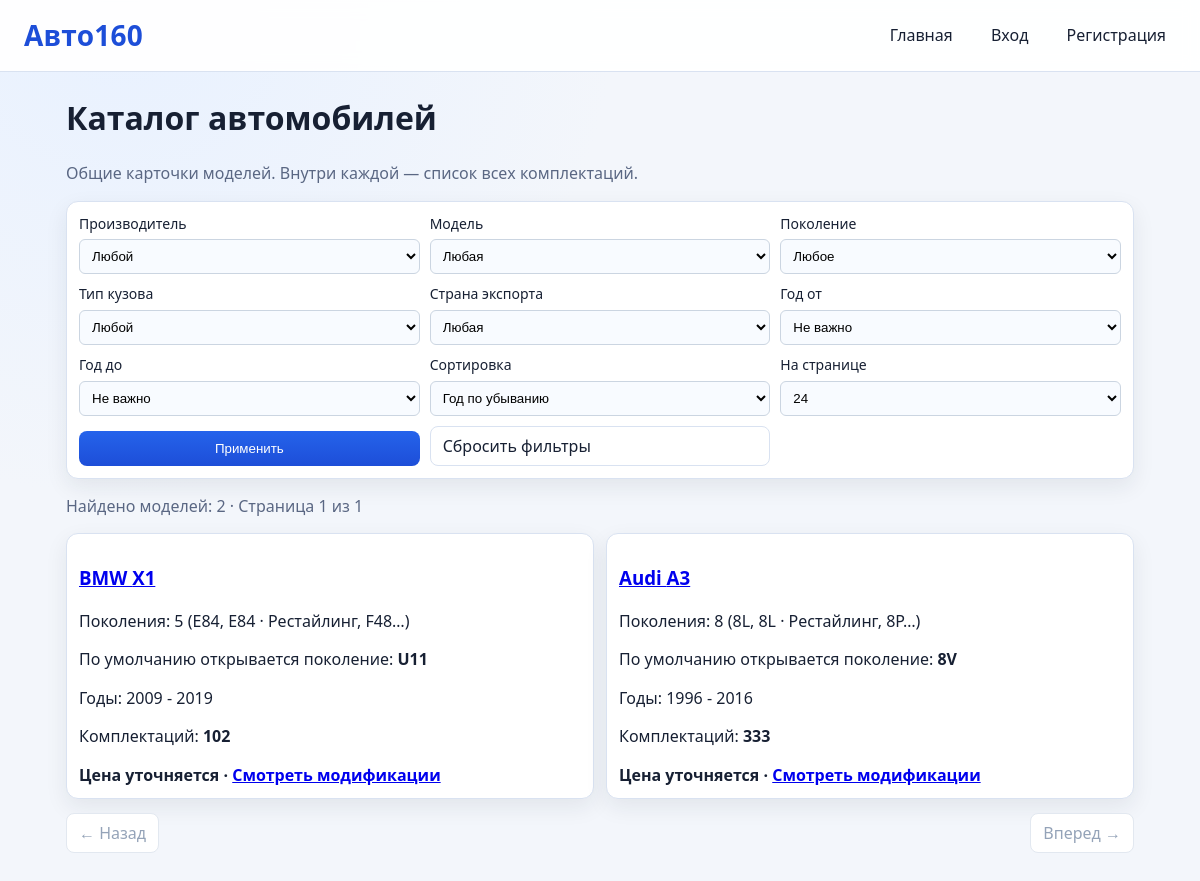
/catalog, run on the app's committed database.
### app/models.py (models this page shows)
class CatalogItem(Base):
    __tablename__ = "catalog_items"
    id: Mapped[int] = mapped_column(Integer, primary_key=True, index=True)
    make: Mapped[str] = mapped_column(String(80), index=True)
    model: Mapped[str] = mapped_column(String(120), index=True)
    generation: Mapped[str | None] = mapped_column(String(120), nullable=True)
    year_from: Mapped[int | None] = mapped_column(Integer, nullable=True, index=True)
    year_to: Mapped[int | None] = mapped_column(Integer, nullable=True, index=True)
    min_price_rub: Mapped[float | None] = mapped_column(Numeric(12, 2), nullable=True, index=True)
    body_type: Mapped[str | None] = mapped_column(String(60), nullable=True, index=True)
    export_country: Mapped[str | None] = mapped_column(String(80), nullable=True, index=True)
    steering_wheel: Mapped[str | None] = mapped_column(String(30), nullable=True)
    fuel_type: Mapped[str | None] = mapped_column(String(30), nullable=True, index=True)
    engine_power_hp: Mapped[int | None] = mapped_column(Integer, nullable=True)
    engine_volume_l: Mapped[float | None] = mapped_column(Numeric(4, 1), nullable=True)
    drivetrain: Mapped[str | None] = mapped_column(String(30), nullable=True)
    transmission: Mapped[str | None] = mapped_column(String(30), nullable=True)
    source_site: Mapped[str | None] = mapped_column(String(40), nullable=True, index=True)
    source_url: Mapped[str | None] = mapped_column(String(500), nullable=True)
    source_external_id: Mapped[str | None] = mapped_column(String(120), nullable=True, index=True)
    raw_specs: Mapped[dict | None] = mapped_column(JSON, nullable=True)
    created_at: Mapped[datetime] = mapped_column(DateTime, default=datetime.utcnow, index=True)
    photos: Mapped[list["CatalogItemPhoto"]] = relationship(back_populates="catalog_item", cascade="all, delete-orphan")

### app/routers/pages.py (the view)
@router.get("/catalog")
def catalog(
    request: Request,
    make: str | None = Query(default=None),
    model: str | None = Query(default=None),
    generation: str | None = Query(default=None),
    body_type: str | None = Query(default=None),
    export_country: str | None = Query(default=None),
    year_from: str | None = Query(default=None),
    year_to: str | None = Query(default=None),
    sort: str = Query(default="year_desc"),
    page: int = Query(default=1, ge=1),
    page_size: int = Query(default=24, ge=1, le=50),
    db: Session = Depends(get_db),
):
    current_user = _resolve_user_from_request(request, db)
    query = db.query(CatalogItem)
    parsed_year_from = _parse_optional_year(year_from)
    parsed_year_to = _parse_optional_year(year_to)
    query = _apply_catalog_item_filters(
        query=query,
        make=make,
        model=model,
        generation=generation,
        body_type=body_type,
        export_country=export_country,
        fuel_type=None,
        transmission=None,
        parsed_year_from=parsed_year_from,
        parsed_year_to=parsed_year_to,
    )
    rows = query.all()
    grouped: dict[tuple, dict] = {}
    for item in rows:
        canonical_model = _canonical_model_name(item.model)
        key = (
            item.make or "",
            canonical_model or "",
        )
        if key not in grouped:
            grouped[key] = {
                "make": item.make,
                "model": canonical_model or item.model,
                "generation": item.generation,
                "year_from": item.year_from,
                "year_to": item.year_to,
                "body_type": item.body_type,
                "export_country": item.export_country,
                "min_price_rub": item.min_price_rub,
                "count": 0,
                "first_id": item.id,
                "generations": set([item.generation]) if item.generation else set(),
                "generation_count": 0,
                "generation_year_from_map": {},
            }
        grouped[key]["count"] += 1
        if item.generation:
            grouped[key]["generations"].add(item.generation)
            current_year = grouped[key]["generation_year_from_map"].get(item.generation)
            if current_year is None or (item.year_from is not None and item.year_from > current_year):
                grouped[key]["generation_year_from_map"][item.generation] = item.year_from
        grouped[key]["generation_count"] = len(grouped[key]["generations"])
        if grouped[key]["year_from"] is None or (item.year_from is not None and item.year_from < grouped[key]["year_from"]):
            grouped[key]["year_from"] = item.year_from
        if grouped[key]["year_to"] is None or (item.year_to is not None and item.year_to > grouped[key]["year_to"]):
            grouped[key]["year_to"] = item.year_to
        if item.min_price_rub is not None:
            current = grouped[key]["min_price_rub"]
            if current is None or item.min_price_rub < current:
                grouped[key]["min_price_rub"] = item.min_price_rub
    groups = list(grouped.values())
    for group in groups:
        group["generation_list"] = sorted(group["generations"])
        generation_years = group.get("generation_year_from_map", {})
        group["default_generation"] = None
        if generation_years:
            group["default_generation"] = max(
                generation_years.keys(), key=lambda gen: (generation_years.get(gen) or 0, gen)
            )
        if group["generation_count"] == 1 and group["generation_list"]:
            group["generation"] = group["generation_list"][0]
        elif group["generation_count"] > 1:
            group["generation"] = ", ".join(group["generation_list"][:3])
            if group["generation_count"] > 3:
                group["generation"] += "…"
        else:
            group["generation"] = None
    if sort == "year_asc":
        groups.sort(key=lambda g: (g["year_from"] or 0, g["make"] or "", g["model"] or ""))
    elif sort == "year_desc":
        groups.sort(key=lambda g: (g["year_from"] or 0, g["make"] or "", g["model"] or ""), reverse=True)
    else:
        groups.sort(key=lambda g: (g["make"] or "", g["model"] or "", g["generation"] or ""))
    total = len(groups)
    offset = (page - 1) * page_size
    paged_groups = groups[offset : offset + page_size]
    for g in paged_groups:
        params = {
            "make": g["make"],
            "model": g["model"],
            "generation": g["default_generation"] or None,
        }
        g["mods_url"] = "/catalog/modifications?" + urlencode({k: v for k, v in params.items() if v not in (None, "")})
    context = _template_context(request, current_user)
    context["groups"] = paged_groups
    context["cover_urls"] = _build_cover_url_map([item["first_id"] for item in paged_groups], db)
    context["filters"] = {
        "make": make or "",
        "model": model or "",
        "generation": generation or "",
        "body_type": body_type or "",
        "export_country": export_country or "",
        "year_from": parsed_year_from if parsed_year_from is not None else "",
        "year_to": parsed_year_to if parsed_year_to is not None else "",
        "sort": sort,
    }
    context["options"] = {
        "make": _distinct_values(db, CatalogItem.make),
        "model": _distinct_canonical_models(db),
        "generation": _distinct_values(db, CatalogItem.generation),
        "body_type": _distinct_values(db, CatalogItem.body_type),
        "export_country": _distinct_values(db, CatalogItem.export_country),
        "fuel_type": _distinct_values(db, CatalogItem.fuel_type),
        "transmission": _distinct_values(db, CatalogItem.transmission),
        "years": _year_options(db),
    }
    context["make_model_map"] = _make_model_map(db)
    context["page"] = page
    context["page_size"] = page_size
    context["total"] = total
    context["total_pages"] = max(1, (total + page_size - 1) // page_size)
    context["has_prev"] = page > 1
    context["has_next"] = offset + len(paged_groups) < total
    query_params = {
        "make": make or None,
        "model": model or None,
        "generation": generation or None,
        "body_type": body_type or None,
        "export_country": export_country or None,
        "year_from": parsed_year_from,
        "year_to": parsed_year_to,
        "sort": sort if sort else None,
        "page_size": page_size,
    }
    def build_page_url(page_num: int) -> str:
        params = {k: v for k, v in query_params.items() if v is not None and v != ""}
        params["page"] = page_num
        return "/catalog?" + urlencode(params)
    context["prev_url"] = build_page_url(page - 1) if context["has_prev"] else None
    context["next_url"] = build_page_url(page + 1) if context["has_next"] else None
    return templates.TemplateResponse(request, "catalog.html", context)

### app/templates/catalog.html (shortened to what this page needs)
{% extends "base.html" %}
{% block content %}
<h1>Каталог автомобилей</h1>
<p class="hint">
  Общие карточки моделей. Внутри каждой — список всех комплектаций.
</p>
<form class="filters" method="get" action="/catalog">
  <label>
    Производитель
    <select id="make_select" name="make">
      <option value="" {% if filters.make == "" %}selected{% endif %}>Любой</option>
    </select>
  </label>
  <label>
    Модель
    <select id="model_select" name="model">
      <option value="" {% if filters.model == "" %}selected{% endif %}>Любая</option>
    </select>
  </label>
  <label>
    Поколение
    <select name="generation">
      <option value="" {% if filters.generation == "" %}selected{% endif %}>Любое</option>
    </select>
  </label>
  <label>
    Тип кузова
    <select name="body_type">
      <option value="" {% if filters.body_type == "" %}selected{% endif %}>Любой</option>
    </select>
  </label>
  <label>
    Страна экспорта
    <select name="export_country">
      <option value="" {% if filters.export_country == "" %}selected{% endif %}>Любая</option>
    </select>
  </label>
  <label>
    Год от
    <select name="year_from">
      <option value="" {% if filters.year_from == "" %}selected{% endif %}>Не важно</option>
    </select>
  </label>
  <label>
    Год до
    <select name="year_to">
      <option value="" {% if filters.year_to == "" %}selected{% endif %}>Не важно</option>
    </select>
  </label>
  <label>
    Сортировка
    <select name="sort">
      <option value="year_desc" {% if filters.sort == "year_desc" %}selected{% endif %}>Год по убыванию</option>
    </select>
  </label>
  <label>
    На странице
    <select name="page_size">
      <option value="24" {% if page_size == 24 %}selected{% endif %}>24</option>
    </select>
  </label>
  <button type="submit">Применить</button>
  <a class="page-link" href="/catalog">Сбросить фильтры</a>
</form>
<p class="hint">Найдено моделей: {{ total }} · Страница {{ page }} из {{ total_pages }}</p>
{% if groups %}
  <div class="catalog">
    {% for item in groups %}
      <article class="listing-card">
        <h3><a href="{{ item.mods_url }}">{{ item.make }} {{ item.model }}</a></h3>
        <p>Поколения: {{ item.generation_count }}{% if item.generation %} ({{ item.generation }}){% endif %}</p>
        {% if item.default_generation %}
          <p>По умолчанию открывается поколение: <strong>{{ item.default_generation }}</strong></p>
        {% endif %}
        <p>Годы: {{ item.year_from or "?" }} - {{ item.year_to or "?" }}</p>
        <p>Комплектаций: <strong>{{ item.count }}</strong></p>
        <strong>
          {% if item.min_price_rub %}
            от {{ item.min_price_rub }} ₽
          {% else %}
            Цена уточняется
          {% endif %} ·
          <a href="{{ item.mods_url }}">Смотреть модификации</a>
        </strong>
      </article>
    {% endfor %}
  </div>
{% else %}
  <p>В каталоге нет подходящих групп модификаций.</p>
{% endif %}
<div class="pager">
  {% if has_prev %}
    <a class="page-link" href="{{ prev_url }}">← Назад</a>
  {% else %}
    <span class="page-link disabled">← Назад</span>
  {% endif %}
  {% if has_next %}
    <a class="page-link" href="{{ next_url }}">Вперед →</a>
  {% else %}
    <span class="page-link disabled">Вперед →</span>
  {% endif %}
</div>
{% endblock %}

### app/static/styles.css (style rules this page uses)
* { box-sizing: border-box; }
:root { --bg: #f3f6fb; --surface: #ffffff; --surface-soft: #f8fbff; --text: #172033; --muted: #5a6783; --border: #d9e2f1; --primary: #2563eb; --primary-dark: #1d4ed8; --accent: #0ea5e9; --danger: #b91c1c; --shadow: 0 8px 22px rgba(31, 41, 55, 0.08); }
body { margin: 0; font-family: "Segoe UI", Arial, sans-serif; background: radial-gradient(circle at 10% 0%, #e8f1ff 0%, var(--bg) 35%, var(--bg) 100%); color: var(--text); line-height: 1.4; }
.catalog { display: grid; grid-template-columns: repeat(2, minmax(0, 1fr)); gap: 12px; }
.filters { background: var(--surface); border: 1px solid var(--border); border-radius: 12px; padding: 12px; display: grid; grid-template-columns: repeat(3, minmax(0, 1fr)); gap: 10px; margin-bottom: 14px; box-shadow: var(--shadow); }
.filters label { display: grid; gap: 6px; font-size: 14px; }
.filters input, .filters select { border: 1px solid #cbd5e1; border-radius: 6px; padding: 8px; background: var(--surface-soft); }
.filters button { align-self: end; border: none; border-radius: 8px; background: linear-gradient(180deg, var(--primary), var(--primary-dark)); color: #fff; padding: 10px 14px; cursor: pointer; transition: opacity 0.15s ease; }
.listing-card { background: var(--surface); border: 1px solid var(--border); border-radius: 12px; padding: 12px; box-shadow: var(--shadow); }
.hint { color: var(--muted); }
.pager { margin-top: 14px; display: flex; justify-content: space-between; }
.page-link { text-decoration: none; color: var(--text); background: var(--surface); border: 1px solid var(--border); border-radius: 8px; padding: 8px 12px; transition: background-color 0.15s ease; }
.page-link.disabled { color: #94a3b8; border-color: #e2e8f0; }

### data on the page
CatalogItem: make "BMW", default_generation "U11"
CatalogItem: year_from "2009"
CatalogItem: year_to "2019"
CatalogItem: make "Audi", model "A3"
CatalogItem: default_generation "8V", year_to "2016"
CatalogItem: year_from "1996"

### other printed values
{{ total }} "2"
{{ page }} "1"
{{ total_pages }} "1"
{{ item.model }} "X1"
{{ item.generation_count }} "5" "8"
{{ item.generation }} "E84, E84 · Рестайлинг, F48…" "8L, 8L · Рестайлинг, 8P…"
{{ item.count }} "102" "333"
